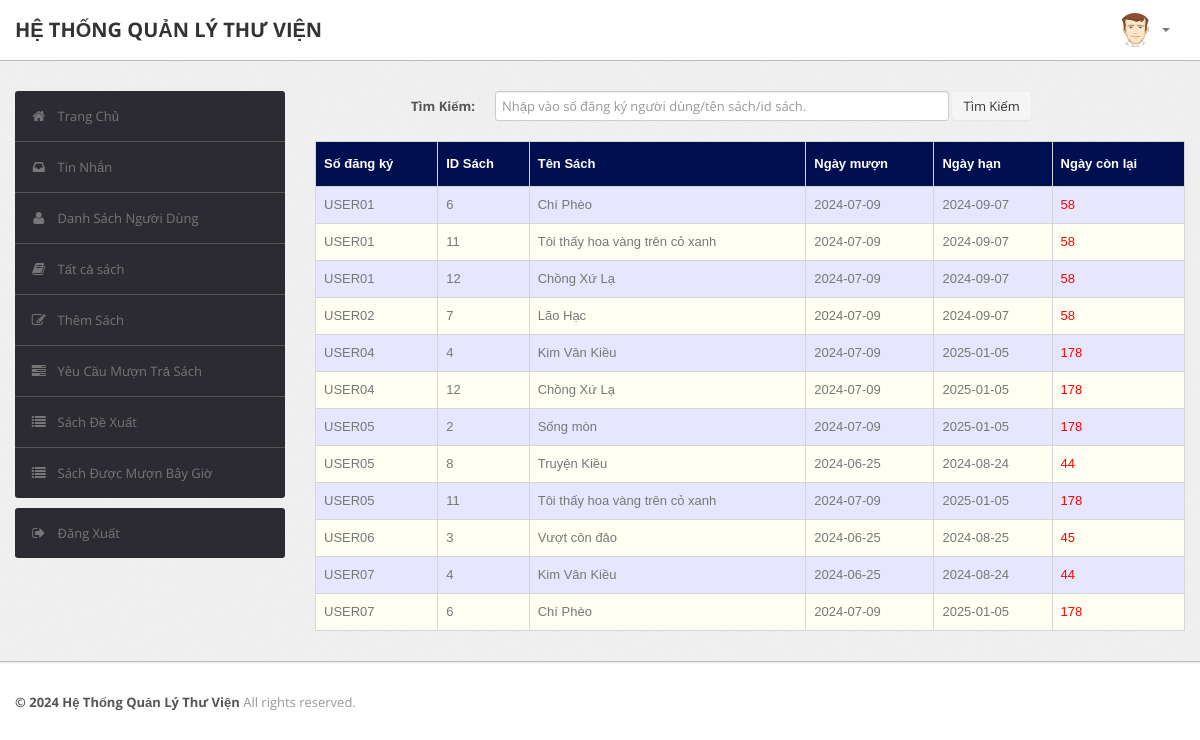
The app's page /admin/current.php (signed in) with its own data.
### tables this page shows
CREATE TABLE `record` (
  `RollNo` varchar(50) NOT NULL,
  `BookId` int(10) NOT NULL,
  `Date_of_Issue` date DEFAULT NULL,
  `Due_Date` date DEFAULT NULL,
  `Date_of_Return` date DEFAULT NULL,
  `Dues` int(10) DEFAULT NULL,
  `Renewals_left` int(10) DEFAULT NULL,
  `Time` time DEFAULT NULL
);

CREATE TABLE `book` (
  `BookId` int(10) NOT NULL,
  `Title` varchar(50) DEFAULT NULL,
  `Publisher` varchar(50) DEFAULT NULL,
  `Year` varchar(50) DEFAULT NULL,
  `Availability` int(5) DEFAULT NULL
);

### admin/current.php (the view, shortened to what this page needs)
<?php
require('dbconn.php');
?>
<?php
if ($_SESSION['RollNo']) {
    ?>
<!DOCTYPE html>
<html lang="en">
    <head>
        <link type="text/css" href="bootstrap/css/bootstrap.min.css" rel="stylesheet">
        <link type="text/css" href="bootstrap/css/bootstrap-responsive.min.css" rel="stylesheet">
        <link type="text/css" href="css/theme.css" rel="stylesheet">
        <link type="text/css" href="images/icons/css/font-awesome.css" rel="stylesheet">
    </head>
    <body>
        <div class="navbar navbar-fixed-top">
            <div class="navbar-inner">
                <div class="container">
                        <a class="brand" href="index.php">HỆ THỐNG QUẢN LÝ THƯ VIỆN </a>
                    <div class="nav-collapse collapse navbar-inverse-collapse">
                        <ul class="nav pull-right">
                            <li class="nav-user dropdown"><a href="#" class="dropdown-toggle" data-toggle="dropdown">
                                <img src="images/user.png" class="nav-avatar" />
                                <b class="caret"></b></a>
                            </li>
                        </ul>
                    </div>
                </div>
            </div>
        </div>
        <div class="wrapper">
            <div class="container">
                <div class="row">
                    <div class="span3">
                        <div class="sidebar">
                            <ul class="widget widget-menu unstyled">
                                <li class="active"><a href="index.php"><i class="menu-icon icon-home"></i>Trang Chủ
                                </a></li>
                                 <li><a href="message.php"><i class="menu-icon icon-inbox"></i>Tin Nhắn</a>
                                </li>
                                <li><a href="student.php"><i class="menu-icon icon-user"></i>Danh Sách Người Dùng </a>
                                </li>
                                <li><a href="book.php"><i class="menu-icon icon-book"></i>Tất cả sách </a></li>
                                <li><a href="addbook.php"><i class="menu-icon icon-edit"></i>Thêm Sách </a></li>
                                <li><a href="requests.php"><i class="menu-icon icon-tasks"></i>Yêu Cầu Mượn Trả Sách </a></li>
                                <li><a href="recommendations.php"><i class="menu-icon icon-list"></i>Sách Đề Xuất </a></li>
                                <li><a href="current.php"><i class="menu-icon icon-list"></i>Sách Được Mượn Bây Giờ </a></li>
                            </ul>
                            <ul class="widget widget-menu unstyled">
                                <li><a href="logout.php"><i class="menu-icon icon-signout"></i>Đăng Xuất </a></li>
                            </ul>
                        </div>
                    </div>
                    <div class="span9">
                        <form class="form-horizontal row-fluid" action="current.php" method="post">
                                        <div class="control-group">
                                            <label class="control-label" for="Search"><b>Tìm Kiếm:</b></label>
                                            <div class="controls">
                                                <input type="text" id="title" name="title" placeholder="Nhập vào số đăng ký người dùng/tên sách/id sách." class="span8" required>
                                                <button type="submit" name="submit"class="btn">Tìm Kiếm</button>
                                            </div>
                                        </div>
                                    </form>
                                    <br>
                                    <?php
                                    if(isset($_POST['submit']))
                                        {$s=$_POST['title'];
                                            $sql="select record.BookId,RollNo,Title,Due_Date,Date_of_Issue,datediff(Due_Date,curdate()) as x from LMS.record,LMS.book where (Date_of_Issue is NOT NULL and Date_of_Return is NULL and book.Bookid = record.BookId) and (RollNo='$s' or record.BookId='$s' or Title like '%$s%')";
                                        }
                                    else
                                        $sql="select record.BookId,RollNo,Title,Due_Date,Date_of_Issue,datediff(Due_Date,curdate()) as x from LMS.record,LMS.book where Date_of_Issue is NOT NULL and Date_of_Return is NULL and book.Bookid = record.BookId";
                                    $result=$conn->query($sql);
                                    $rowcount=mysqli_num_rows($result);
                                    if(!($rowcount))
                                        echo "<br><center><h2><b><i>No Results</i></b></h2></center>";
                                    else
                                    {
                                    ?>
                        <table class="table" id = "tables">
                                  <thead>
                                    <tr>
                                      <th>Số đăng ký</th>
                                      <th>ID Sách</th>
                                      <th>Tên Sách</th>
                                      <th>Ngày mượn</th>
                                      <th>Ngày hạn</th>
                                      <th>Ngày còn lại</th>
                                    </tr>
                                  </thead>
                                  <tbody>
                                <?php
                            while($row=$result->fetch_assoc())
                            {
                                $rollno=$row['RollNo'];
                                $bookid=$row['BookId'];
                                $name=$row['Title'];
                                $issuedate=$row['Date_of_Issue'];
                                $duedate=$row['Due_Date'];
                                $dues=$row['x'];
                            ?>
                                    <tr>
                                      <td><?php echo strtoupper($rollno) ?></td>
                                      <td><?php echo $bookid ?></td>
                                      <td><?php echo $name ?></td>
                                      <td><?php echo $issuedate ?></td>
                                      <td><?php echo $duedate ?></td>
                                      <td><?php if($dues > 0)
                                                  echo "<font color='red'>".$dues."</font>";
                                                else
                                                  echo "<font color='green'>0</font>";
                                              ?>
                                    </tr>
                            <?php }} ?>
                                    </tbody>
                                </table>
                    </div>
                </div>
            </div>
        </div>
<div class="footer">
            <div class="container">
                <b class="copyright">&copy; 2024 Hệ Thống Quản Lý Thư Viện </b>All rights reserved.
            </div>
        </div>
    </body>
</html>
<?php }
else {
    echo "<script type='text/javascript'>alert('Access Denied!!!')</script>";
} ?>

### admin/css/theme.css (style rules this page uses)
#tables { font-family: "Trebuchet MS", Arial, Helvetica, sans-serif; border-collapse: collapse; width: 100%; }
#tables td, #tables th { border: 1px solid #ddd; padding: 8px; }
#tables tr:nth-child(even) { background-color: #fffff2; }
#tables tr:nth-child(odd) { background-color: #e6e6ff; }
#tables th { padding-top: 12px; padding-bottom: 12px; text-align: left; background-color: #000F50; color: white; }
body { font-size: 13px; font-family: 'Open Sans', Arial, sans-serif; background: #fff; color: #777 }
strong, b { color: #555 }
.wrapper { background: url(../images/bg.png) #eee; border-bottom: 1px solid #bbb; -webkit-box-shadow: 0 1px 2px rgba(0,0,0,0.1); -moz-box-shadow: 0 1px 2px rgba(0,0,0,0.1); box-shadow: 0 1px 2px rgba(0,0,0,0.1); padding: 30px 0 }
.footer { color: #999; padding: 30px 0 60px }
form { margin: 0 }
select, textarea, input[type="text"], input[type="password"], input[type="datetime"], input[type="datetime-local"], input[type="date"], input[type="month"], input[type="time"], input[type="week"], input[type="number"], input[type="email"], input[type="url"], input[type="search"], input[type="tel"], input[type="color"], .uneditable-input, label, input, button, select, textarea { -webkit-border-radius: 3px; -moz-border-radius: 3px; border-radius: 3px; font-size: 13px; font-family: 'Open Sans', Tahoma, Arial, sans-serif }
body [class^="icon-"], body [class*=" icon-"] { font-size: 14px; line-height: 20px; height: 20px }
.form-horizontal .control-group, .form-vertical .control-group { margin-bottom: 0 }
.navbar { position: static!important; margin: 0!important }
.navbar .navbar-inner { background: #fff; border-bottom: 1px solid #bbb; -webkit-box-shadow: 0 1px 2px rgba(0,0,0,0.15); -moz-box-shadow: 0 1px 2px rgba(0,0,0,0.15); box-shadow: 0 1px 2px rgba(0,0,0,0.15) }
.navbar .brand { color: #333; font-weight: bold; font-size: 20px; margin-right: 20px; padding: 20px }
.navbar .nav>li>a { padding: 20px 15px; font-weight: bold; color: #777 }
.nav-user>a { height: 20px }
.nav-avatar { width: 34px; height: 34px; margin: -7px 5px 0 0; -webkit-border-radius: 50%; -moz-border-radius: 50%; border-radius: 50% }
.btn, .btn-box { -webkit-border-radius: 3px; -moz-border-radius: 3px; border-radius: 3px }
.btn { font-size: 13px; font-weight: 600 }
.btn { display: inline-block; margin-bottom: 0; font-weight: 400; text-align: center; vertical-align: middle; cursor: pointer; background-image: none; border: 1px solid transparent; white-space: nowrap; padding: 4px 10px; font-size: 13px; line-height: 1.42857; border-radius: 4px; -webkit-user-select: none; -moz-user-select: none; -ms-user-select: none; user-select: none }
.table { margin-bottom: 0 }
.table th, .table td { border-color: #d5d5d5!important }
.widget-menu { background: #fff; -webkit-border-radius: 3px; -moz-border-radius: 3px; border-radius: 3px; overflow: hidden }
.widget-menu a { color: #555; display: block; line-height: 20px; padding: 15px; text-decoration: none!important }
.widget-menu .menu-icon { margin-right: 10px; color: #767676; -webkit-transition: all .2s ease-in-out; -moz-transition: all .2s ease-in-out; transition: all .2s ease-in-out; }
.widget-menu>li+li { border-top: 1px solid #555 }
.widget-menu>li>a { background-color: #2d2b32; color: #767676; -webkit-transition: all .2s ease-in-out; -moz-transition: all .2s ease-in-out; transition: all .2s ease-in-out; }

### records on screen
record: RollNo "USER01", BookId "6", BookId.Title "Chí Phèo", Date_of_Issue "2024-07-09", Due_Date "2024-09-07", dues "58"
record: RollNo "USER01", BookId "11", BookId.Title "Tôi thấy hoa vàng trên cỏ xanh", Date_of_Issue "2024-07-09", Due_Date "2024-09-07", dues "58"
record: RollNo "USER01", BookId "12", BookId.Title "Chồng Xứ Lạ", Date_of_Issue "2024-07-09", Due_Date "2024-09-07", dues "58"
record: RollNo "USER02", BookId "7", BookId.Title "Lão Hạc", Date_of_Issue "2024-07-09", Due_Date "2024-09-07", dues "58"
record: RollNo "USER04", BookId "4", BookId.Title "Kim Vân Kiều", Date_of_Issue "2024-07-09", Due_Date "2025-01-05", dues "178"
record: RollNo "USER04", BookId "12", BookId.Title "Chồng Xứ Lạ", Date_of_Issue "2024-07-09", Due_Date "2025-01-05", dues "178"
record: RollNo "USER05", BookId "2", BookId.Title "Sống mòn", Date_of_Issue "2024-07-09", Due_Date "2025-01-05", dues "178"
record: RollNo "USER05", BookId "8", BookId.Title "Truyện Kiều", Date_of_Issue "2024-06-25", Due_Date "2024-08-24", dues "44"
record: RollNo "USER05", BookId "11", BookId.Title "Tôi thấy hoa vàng trên cỏ xanh", Date_of_Issue "2024-07-09", Due_Date "2025-01-05", dues "178"
record: RollNo "USER06", BookId "3", BookId.Title "Vượt côn đảo", Date_of_Issue "2024-06-25", Due_Date "2024-08-25", dues "45"
record: RollNo "USER07", BookId "4", BookId.Title "Kim Vân Kiều", Date_of_Issue "2024-06-25", Due_Date "2024-08-24", dues "44"
record: RollNo "USER07", BookId "6", BookId.Title "Chí Phèo", Date_of_Issue "2024-07-09", Due_Date "2025-01-05", dues "178"
